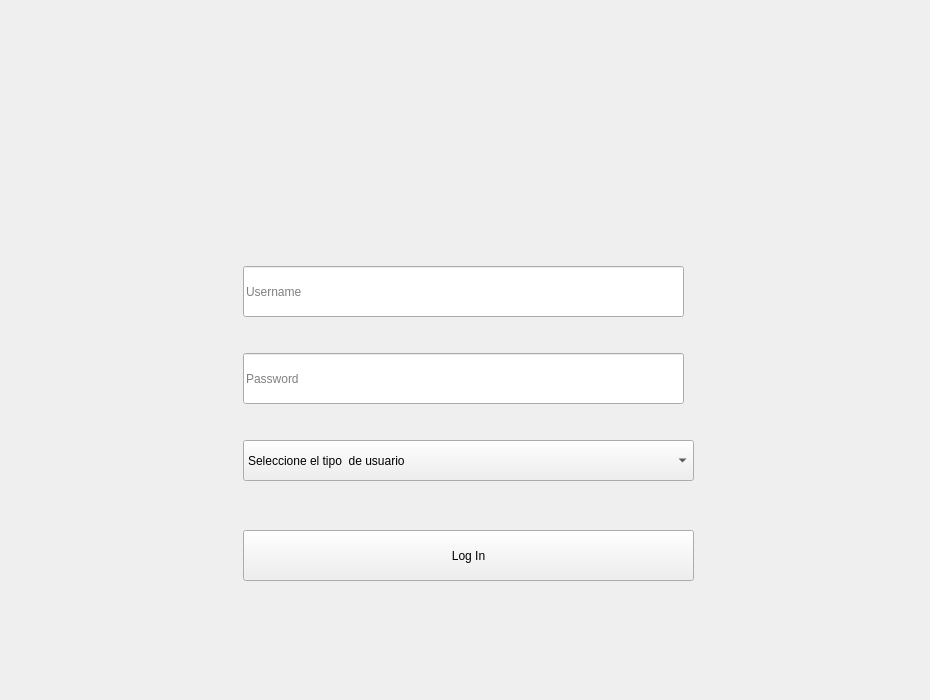
<?xml version="1.0" encoding="UTF-8"?>
<ui version="4.0">
 <class>LoginWindow</class>
 <widget class="QMainWindow" name="LoginWindow">
  <property name="geometry">
   <rect>
    <x>0</x>
    <y>0</y>
    <width>930</width>
    <height>700</height>
   </rect>
  </property>
  <property name="windowTitle">
   <string>LoginWindow</string>
  </property>
  <widget class="QWidget" name="centralwidget">
   <widget class="QLabel" name="label">
    <property name="geometry">
     <rect>
      <x>0</x>
      <y>0</y>
      <width>930</width>
      <height>700</height>
     </rect>
    </property>
    <property name="text">
     <string/>
    </property>
    <property name="pixmap">
     <pixmap resource="resources.qrc">:/Resources/Login.png</pixmap>
    </property>
   </widget>
   <widget class="QLineEdit" name="usernameLineEdit">
    <property name="geometry">
     <rect>
      <x>243</x>
      <y>266</y>
      <width>441</width>
      <height>51</height>
     </rect>
    </property>
    <property name="placeholderText">
     <string>Username</string>
    </property>
   </widget>
   <widget class="QLineEdit" name="passwordLineEdit">
    <property name="geometry">
     <rect>
      <x>243</x>
      <y>353</y>
      <width>441</width>
      <height>51</height>
     </rect>
    </property>
    <property name="echoMode">
     <enum>QLineEdit::EchoMode::Password</enum>
    </property>
    <property name="placeholderText">
     <string>Password</string>
    </property>
   </widget>
   <widget class="QComboBox" name="userTypeComboBox">
    <property name="geometry">
     <rect>
      <x>243</x>
      <y>440</y>
      <width>451</width>
      <height>41</height>
     </rect>
    </property>
    <item>
     <property name="text">
      <string>Seleccione el tipo  de usuario</string>
     </property>
    </item>
    <item>
     <property name="text">
      <string>Registro</string>
     </property>
    </item>
    <item>
     <property name="text">
      <string>Maestros</string>
     </property>
    </item>
    <item>
     <property name="text">
      <string>Alumnos</string>
     </property>
    </item>
   </widget>
   <widget class="QPushButton" name="loginBtn">
    <property name="geometry">
     <rect>
      <x>243</x>
      <y>530</y>
      <width>451</width>
      <height>51</height>
     </rect>
    </property>
    <property name="text">
     <string>Log In</string>
    </property>
   </widget>
  </widget>
 </widget>
 <resources>
  <include location="resources.qrc"/>
 </resources>
 <connections/>
</ui>
